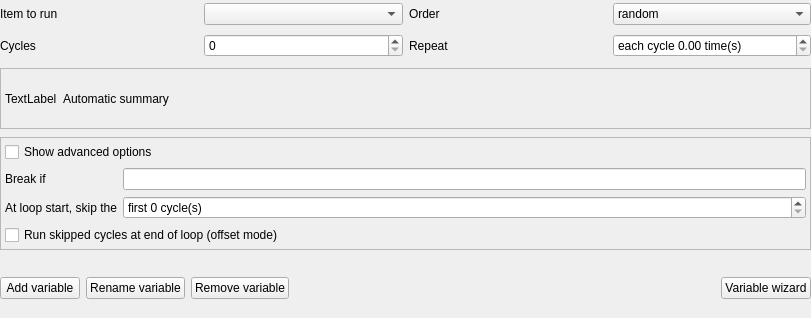
<?xml version="1.0" encoding="UTF-8"?>
<ui version="4.0">
 <class>loop_widget</class>
 <widget class="QWidget" name="loop_widget">
  <property name="geometry">
   <rect>
    <x>0</x>
    <y>0</y>
    <width>811</width>
    <height>318</height>
   </rect>
  </property>
  <property name="windowTitle">
   <string>Form</string>
  </property>
  <layout class="QGridLayout" name="gridLayout">
   <property name="verticalSpacing">
    <number>8</number>
   </property>
   <property name="margin">
    <number>0</number>
   </property>
   <item row="6" column="0">
    <widget class="QWidget" name="widget_buttons" native="true">
     <layout class="QHBoxLayout" name="horizontalLayout">
      <property name="margin">
       <number>0</number>
      </property>
      <item>
       <widget class="QPushButton" name="button_add_cyclevar">
        <property name="text">
         <string>Add variable</string>
        </property>
        <property name="iconSize">
         <size>
          <width>16</width>
          <height>16</height>
         </size>
        </property>
       </widget>
      </item>
      <item>
       <widget class="QPushButton" name="button_rename_cyclevar">
        <property name="text">
         <string>Rename variable</string>
        </property>
        <property name="iconSize">
         <size>
          <width>16</width>
          <height>16</height>
         </size>
        </property>
       </widget>
      </item>
      <item>
       <widget class="QPushButton" name="button_remove_cyclevar">
        <property name="text">
         <string>Remove variable</string>
        </property>
        <property name="iconSize">
         <size>
          <width>16</width>
          <height>16</height>
         </size>
        </property>
       </widget>
      </item>
      <item>
       <spacer name="spacer_buttons">
        <property name="orientation">
         <enum>Qt::Horizontal</enum>
        </property>
        <property name="sizeHint" stdset="0">
         <size>
          <width>40</width>
          <height>20</height>
         </size>
        </property>
       </spacer>
      </item>
      <item>
       <widget class="QPushButton" name="button_wizard">
        <property name="text">
         <string>Variable wizard</string>
        </property>
        <property name="iconSize">
         <size>
          <width>16</width>
          <height>16</height>
         </size>
        </property>
       </widget>
      </item>
     </layout>
    </widget>
   </item>
   <item row="2" column="0">
    <widget class="QFrame" name="frame">
     <property name="frameShape">
      <enum>QFrame::StyledPanel</enum>
     </property>
     <property name="frameShadow">
      <enum>QFrame::Raised</enum>
     </property>
     <layout class="QVBoxLayout" name="verticalLayout">
      <property name="margin">
       <number>4</number>
      </property>
      <item>
       <widget class="QCheckBox" name="checkbox_advanced">
        <property name="text">
         <string>Show advanced options</string>
        </property>
       </widget>
      </item>
      <item>
       <widget class="QWidget" name="widget_advanced" native="true">
        <layout class="QGridLayout" name="gridLayout_3">
         <property name="margin">
          <number>0</number>
         </property>
         <item row="1" column="1">
          <widget class="QSpinBox" name="spin_skip">
           <property name="suffix">
            <string> cycle(s)</string>
           </property>
           <property name="prefix">
            <string>first </string>
           </property>
           <property name="maximum">
            <number>10000</number>
           </property>
          </widget>
         </item>
         <item row="1" column="0">
          <widget class="QLabel" name="label_skip">
           <property name="text">
            <string>At loop start, skip the</string>
           </property>
          </widget>
         </item>
         <item row="0" column="0">
          <widget class="QLabel" name="label">
           <property name="text">
            <string>Break if</string>
           </property>
          </widget>
         </item>
         <item row="0" column="1">
          <widget class="QLineEdit" name="edit_break_if"/>
         </item>
         <item row="2" column="0" colspan="2">
          <widget class="QCheckBox" name="checkbox_offset">
           <property name="text">
            <string>Run skipped cycles at end of loop (offset mode)</string>
           </property>
          </widget>
         </item>
        </layout>
       </widget>
      </item>
     </layout>
    </widget>
   </item>
   <item row="0" column="0">
    <widget class="QWidget" name="widget_options" native="true">
     <layout class="QGridLayout" name="gridLayout_2">
      <property name="margin">
       <number>0</number>
      </property>
      <item row="0" column="0">
       <widget class="QLabel" name="label_item">
        <property name="text">
         <string>Item to run</string>
        </property>
       </widget>
      </item>
      <item row="0" column="1">
       <widget class="QComboBox" name="combobox_item"/>
      </item>
      <item row="3" column="0">
       <widget class="QLabel" name="label_cycles">
        <property name="text">
         <string>Cycles</string>
        </property>
       </widget>
      </item>
      <item row="0" column="3">
       <widget class="QComboBox" name="combobox_order">
        <item>
         <property name="text">
          <string>random</string>
         </property>
        </item>
        <item>
         <property name="text">
          <string>sequential</string>
         </property>
        </item>
       </widget>
      </item>
      <item row="0" column="2">
       <widget class="QLabel" name="label_order">
        <property name="text">
         <string>Order</string>
        </property>
       </widget>
      </item>
      <item row="3" column="1">
       <widget class="QSpinBox" name="spin_cycles">
        <property name="maximum">
         <number>10000000</number>
        </property>
       </widget>
      </item>
      <item row="3" column="2">
       <widget class="QLabel" name="label_repeat">
        <property name="text">
         <string>Repeat</string>
        </property>
       </widget>
      </item>
      <item row="3" column="3">
       <widget class="QDoubleSpinBox" name="spin_repeat">
        <property name="prefix">
         <string>each cycle </string>
        </property>
        <property name="suffix">
         <string> time(s)</string>
        </property>
        <property name="maximum">
         <double>100000.000000000000000</double>
        </property>
       </widget>
      </item>
     </layout>
    </widget>
   </item>
   <item row="1" column="0">
    <widget class="QFrame" name="frame_summary">
     <property name="frameShape">
      <enum>QFrame::StyledPanel</enum>
     </property>
     <property name="frameShadow">
      <enum>QFrame::Raised</enum>
     </property>
     <layout class="QHBoxLayout" name="horizontalLayout_2">
      <property name="margin">
       <number>4</number>
      </property>
      <item>
       <widget class="QLabel" name="label_info">
        <property name="sizePolicy">
         <sizepolicy hsizetype="Fixed" vsizetype="Preferred">
          <horstretch>0</horstretch>
          <verstretch>0</verstretch>
         </sizepolicy>
        </property>
        <property name="text">
         <string>TextLabel</string>
        </property>
       </widget>
      </item>
      <item>
       <widget class="QLabel" name="label_summary">
        <property name="text">
         <string>Automatic summary</string>
        </property>
       </widget>
      </item>
     </layout>
    </widget>
   </item>
  </layout>
 </widget>
 <resources/>
 <connections>
  <connection>
   <sender>checkbox_advanced</sender>
   <signal>toggled(bool)</signal>
   <receiver>widget_advanced</receiver>
   <slot>setVisible(bool)</slot>
   <hints>
    <hint type="sourcelabel">
     <x>379</x>
     <y>83</y>
    </hint>
    <hint type="destinationlabel">
     <x>379</x>
     <y>144</y>
    </hint>
   </hints>
  </connection>
 </connections>
</ui>
